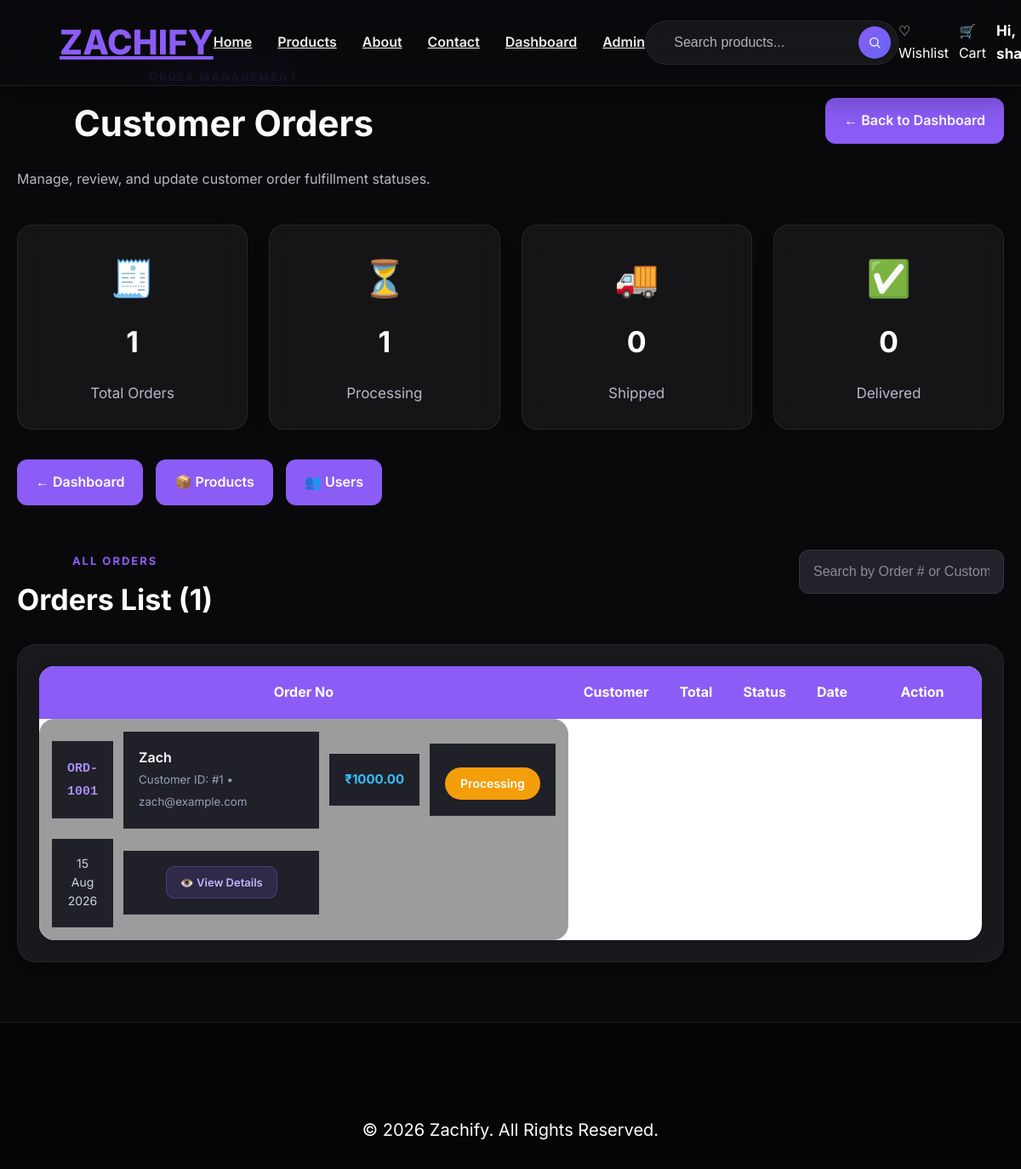
The page /admin/orders (signed in) on the database as committed earlier.
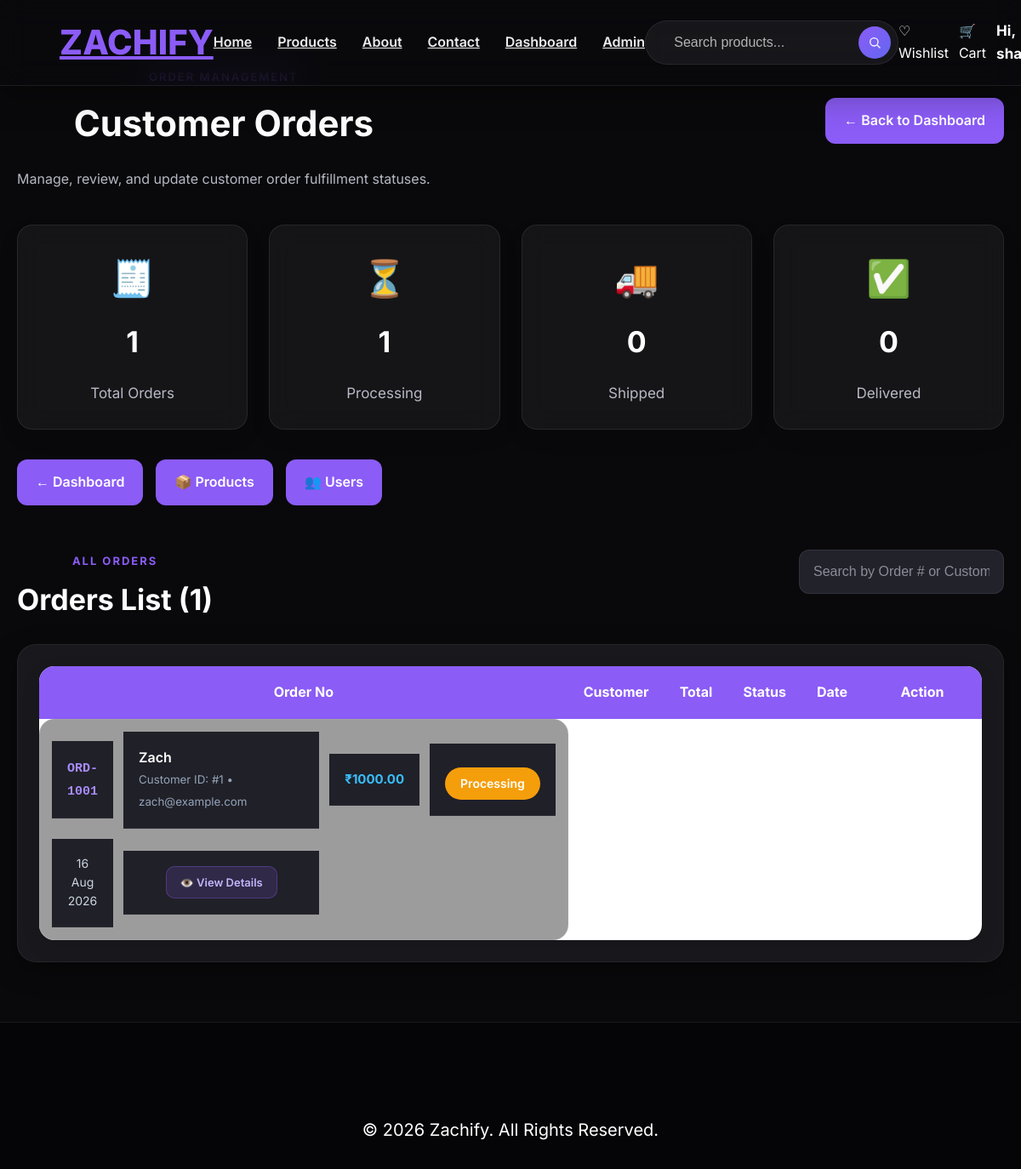
The same page on the database as committed later.
### app.py (models this page shows)
class Order(db.Model):
    id = db.Column(db.Integer, primary_key=True)
    user_id = db.Column(db.Integer, db.ForeignKey("user.id"), nullable=False)
    order_number = db.Column(db.String(50), unique=True, nullable=False)
    status = db.Column(db.String(50), nullable=False, default="Processing")
    total_amount = db.Column(db.Float, nullable=False, default=0.0)
    created_at = db.Column(db.DateTime, default=datetime.utcnow)
    items = db.relationship("OrderItem", backref="order", lazy=True, cascade="all, delete-orphan")

class User(db.Model):
    id = db.Column(db.Integer, primary_key=True)
    username = db.Column(db.String(100), nullable=False)
    email = db.Column(db.String(120), unique=True, nullable=False)
    password = db.Column(db.String(200), nullable=False)
    is_admin = db.Column(db.Boolean, default=False, nullable=False)
    created_at = db.Column(db.DateTime, default=datetime.utcnow)
    wishlists = db.relationship("Wishlist", backref="user", lazy=True, cascade="all, delete-orphan")
    orders = db.relationship("Order", backref="user", lazy=True, cascade="all, delete-orphan")

### app.py (the view)
@app.route("/admin/orders")
@admin_required
def admin_orders():
    orders = Order.query.order_by(Order.created_at.desc()).all()
    return render_template(
        "admin_orders.html",
        orders=orders
    )

### app.py (called while the page is built)
def get_current_user():
    user = None
    user_id = session.get("user_id")
    if user_id:
        user = User.query.get(user_id)
    else:
        username = session.get("username")
        if username:
            user = User.query.filter_by(username=username).first()
    if user and user.email and user.email.lower() in {e.lower() for e in DEFAULT_ADMIN_EMAILS} and not user.is_admin:
        user.is_admin = True
        try:
            db.session.commit()
        except Exception:
            pass
    return user

def admin_required(f):
    @wraps(f)
    def decorated_function(*args, **kwargs):
        current_user = get_current_user()
        if not current_user:
            flash("Please login to access the admin area.", "danger")
            return redirect(url_for("login"))
        if not bool(current_user.is_admin):
            abort(403)
        return f(*args, **kwargs)
    return decorated_function

### templates/admin_orders.html (shortened to what the changed rows need)
{% extends "base.html" %}
{% block content %}
<div class="admin-container">
    <div class="admin-header">
        <div>
            <h1>Customer Orders</h1>
        </div>
    </div>
    <div class="dashboard-cards">
        <div class="dashboard-card">
            <h2>{{ orders|length }}</h2>
        </div>
        <div class="dashboard-card">
            <h2>{{ orders|selectattr('status', 'equalto', 'Processing')|list|length }}</h2>
        </div>
        <div class="dashboard-card">
            <h2>{{ orders|selectattr('status', 'equalto', 'Shipped')|list|length }}</h2>
        </div>
        <div class="dashboard-card">
            <h2>{{ orders|selectattr('status', 'equalto', 'Delivered')|list|length }}</h2>
        </div>
    </div>
    <div class="section-header" style="margin-top: 20px;">
        <div>
            <h2>Orders List ({{ orders|length }})</h2>
        </div>
    </div>
    <div class="table-card">
        <table class="product-table" id="adminOrdersTable">
            <thead>
                <tr>
                    <th>Order No</th>
                    <th>Customer</th>
                    <th>Total</th>
                    <th>Status</th>
                    <th>Date</th>
                    <th style="width: 140px;">Action</th>
                </tr>
            </thead>
            <tbody>
                {% for order in orders %}
                <tr class="order-row" data-search="{{ order.order_number|lower }} {{ (order.user.username if order.user else '')|lower }} {{ (order.user.email if order.user else '')|lower }} {{ order.user_id }}">
                    <td>
                        <strong style="color: #a78bfa; font-family: monospace; font-size: 15px;">
                            {{ order.order_number }}
                        </strong>
                    </td>
                    <td style="text-align: left;">
                        <div style="font-weight: 600; color: #ffffff;">
                            {{ order.user.username if order.user else 'User #' ~ order.user_id }}
                        </div>
                        <small style="color: #94a3b8;">
                            Customer ID: #{{ order.user_id }} {% if order.user %}&bull; {{ order.user.email }}{% endif %}
                        </small>
                    </td>
                    <td style="color: #38bdf8; font-weight: 700; font-size: 15px;">
                        ₹{{ "%.2f"|format(order.total_amount) }}
                    </td>
                    <td>
                        <span class="status-badge {{ order.status|lower }}">
                            {{ order.status }}
                        </span>
                    </td>
                    <td style="color: #cbd5e1; font-size: 14px;">
                        {{ order.created_at.strftime("%d %b %Y") }}
                    </td>
                    <td>
                        <a href="{{ url_for('admin_order_details', order_id=order.id) }}" class="edit-btn" style="background: rgba(139, 92, 246, 0.15); color: #c4b5fd; border-color: rgba(139, 92, 246, 0.35);">
                            👁️ View Details
                        </a>
                    </td>
                </tr>
                {% endfor %}
            </tbody>
        </table>
    </div>
</div>
{% endblock %}

Rows that differ between the two databases and show on the page:
changed Order "ORD-1001": created_at "15 Aug 2026" → "16 Aug 2026"
